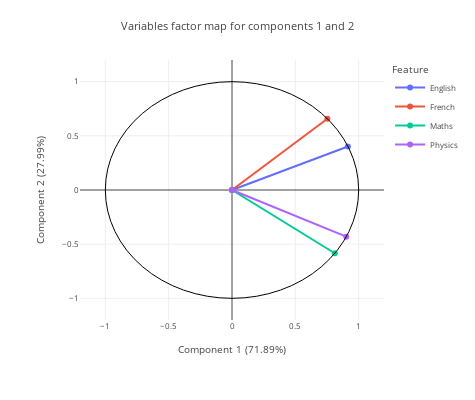

Here is the notebook cell this chart was saved with:
### Markdown cell above
Variables factor map shows projection of correlation of original features on choosen principal components. It is necessary to choose <code>std_scale=True</code> when creating the PCA object. Indeed, we want the variance of original variables equal to one to avoid leaving the circle of radius one (because the sum of the squares of the correlations with the principal components necessarily less than or equal to one).

### Code cell
pca.variables_factor_map(x=1, y=2, size=400, font_size=8)

### Figure 1 — Plotly figure (JSON) as saved in the notebook; plotly's stock layout.template omitted (floating-point values rounded to 4 significant figures)
{"data": [{"hovertemplate": "Feature=English<br>Component 1=%{x}<br>Component 2=%{y}<extra></extra>", "legendgroup": "English", "line": {"color": "#636efa", "dash": "solid"}, "mode": "lines+markers", "name": "English", "orientation": "v", "showlegend": true, "type": "scatter", "x": [0.9149, 0], "xaxis": "x", "y": [0.4014, 0], "yaxis": "y"}, {"hovertemplate": "Feature=French<br>Component 1=%{x}<br>Component 2=%{y}<extra></extra>", "legendgroup": "French", "line": {"color": "#EF553B", "dash": "solid"}, "mode": "lines+markers", "name": "French", "orientation": "v", "showlegend": true, "type": "scatter", "x": [0.7528, 0], "xaxis": "x", "y": [0.6574, 0], "yaxis": "y"}, {"hovertemplate": "Feature=Maths<br>Component 1=%{x}<br>Component 2=%{y}<extra></extra>", "legendgroup": "Maths", "line": {"color": "#00cc96", "dash": "solid"}, "mode": "lines+markers", "name": "Maths", "orientation": "v", "showlegend": true, "type": "scatter", "x": [0.8114, 0], "xaxis": "x", "y": [-0.584, 0], "yaxis": "y"}, {"hovertemplate": "Feature=Physics<br>Component 1=%{x}<br>Component 2=%{y}<extra></extra>", "legendgroup": "Physics", "line": {"color": "#ab63fa", "dash": "solid"}, "mode": "lines+markers", "name": "Physics", "orientation": "v", "showlegend": true, "type": "scatter", "x": [0.902, 0], "xaxis": "x", "y": [-0.4305, 0], "yaxis": "y"}], "layout": {"font": {"size": 8}, "height": 400, "legend": {"title": {"text": "Feature"}, "tracegroupgap": 0}, "margin": {"t": 60}, "shapes": [{"line": {"color": "Black", "width": 1}, "type": "circle", "x0": -1, "x1": 1, "y0": -1, "y1": 1}], "showlegend": true, "title": {"text": "Variables factor map for components 1 and 2"}, "width": 475, "xaxis": {"anchor": "y", "domain": [0, 1], "range": [-1.2, 1.2], "title": {"text": "Component 1 (71.89%)"}}, "yaxis": {"anchor": "x", "domain": [0, 1], "range": [-1.2, 1.2], "title": {"text": "Component 2 (27.99%)"}}}}
